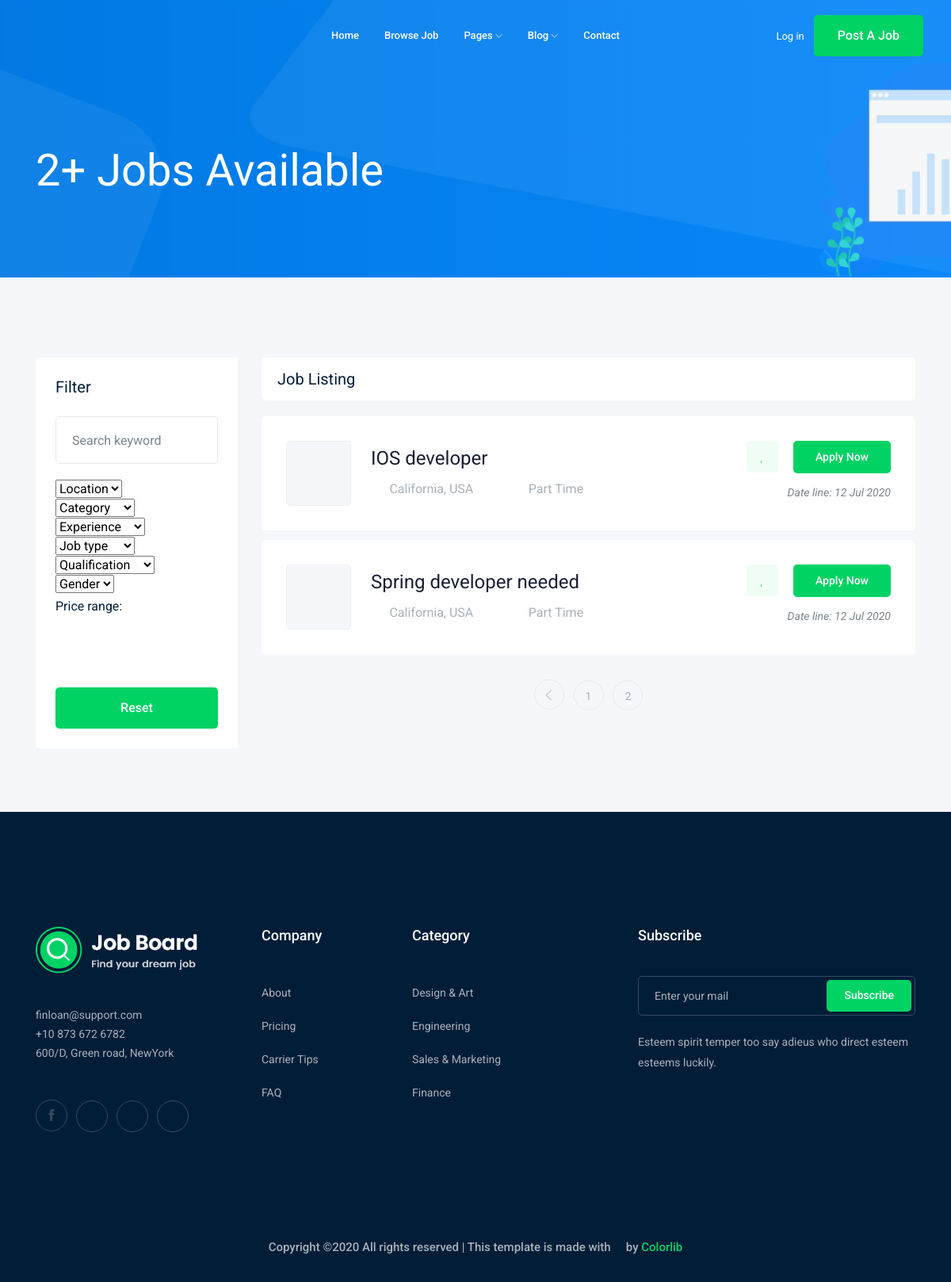
Before: /jobs/?page=2 with the older database file.
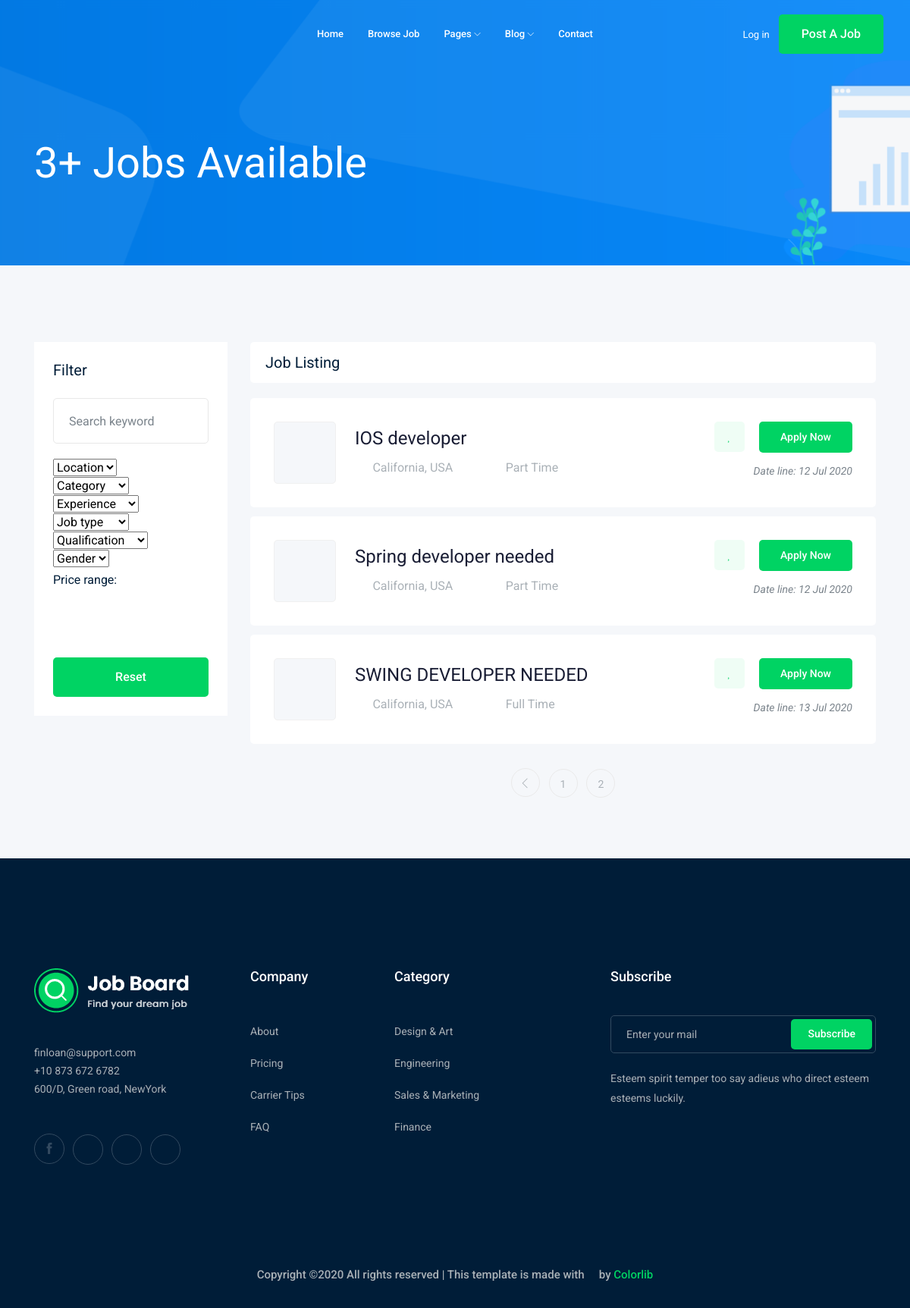
After: the same page with the newer database file.
### job/models.py (models this page shows, shortened)
class Job(models.Model):
    owner = models.ForeignKey(User,related_name='job_owner',on_delete=models.CASCADE )
    title = models.CharField(max_length=80)
    job_type = models.CharField(max_length=20, choices=JOB_TYPE)
    description = models.TextField(max_length=1000)
    published_at = models.DateTimeField(auto_now=True)
    vacancy = models.IntegerField(default=1)
    salary = models.IntegerField(default=0)
    experience = models.IntegerField(default=1)
    category = models.ForeignKey("Category", on_delete=models.CASCADE)
    image = models.ImageField(upload_to=imageUpload)
    slug = models.SlugField(blank=True, null=True)
    def __str__(self):
        return self.title

### job/views.py (the view)
# urls.py: path('',views.jobList,name = "job_list"),
def jobList(request):
    jobList = Job.objects.all() # fetch data ==> model queryset
    paginator = Paginator(jobList, 3)  # Show 25 contacts per page.
    page_number = request.GET.get('page')
    page_obj = paginator.get_page(page_number)
    context={
        'jobs':page_obj
    }
    return render(request,'job/jobList.html',context)

### job/templates/job/jobList.html (shortened to what the changed rows need)
{% extends 'base.html' %}
{% load static %}
{% block body %}
<div class="bradcam_area bradcam_bg_1">
    <div class="container">
        <div class="row">
            <div class="col-xl-12">
                <div class="bradcam_text">
                    <h3>{{jobs|length}}+ Jobs Available</h3>
                </div>
            </div>
        </div>
    </div>
</div>
<div class="job_listing_area plus_padding">
    <div class="container">
        <div class="row">
            <div class="col-lg-9">
                <div class="job_lists m-0">
                    <div class="row">
                        {% for job in jobs %}
                        <div class="col-lg-12 col-md-12">
                            <div class="single_jobs white-bg d-flex justify-content-between">
                                <div class="jobs_left d-flex align-items-center">
                                    <div class="thumb">
                                    </div>
                                    <div class="jobs_conetent">
                                        <a href="{% url 'jobs:jobDetail' job.slug %}"><h4>{{job}}</h4></a>
                                        <div class="links_locat d-flex align-items-center">
                                            <div class="location">
                                                <p><i class="fa fa-map-marker"></i> California, USA</p>
                                            </div>
                                            <div class="location">
                                                <p><i class="fa fa-clock-o"></i>{{job.job_type}}</p>
                                            </div>
                                        </div>
                                    </div>
                                </div>
                                <div class="jobs_right">
                                    <div class="apply_now">
                                        <a class="heart_mark" href="#"> <i class="fa fa-heart"></i> </a>
                                        <a href="{% url 'jobs:jobDetail' job.slug %}" class="boxed-btn3">Apply Now</a>
                                    </div>
                                    <div class="date">
                                        <p>Date line: {{job.published_at|date:'d M o'}}</p>
                                    </div>
                                </div>
                            </div>
                        </div>
                        {%endfor%}
                    </div>
                    {% if jobs.has_other_pages %}
                    <div class="row">
                        <div class="col-lg-12">
                            <div class="pagination_wrap">
                                <ul>
                                    {% for i in jobs.paginator.page_range %}
                                    <li><a href="?page={{i}}"><span>{{i}}</span></a></li>
                                    {% endfor %}
                                </ul>
                            </div>
                        </div>
                    </div>
                    {% endif %}
                </div>
            </div>
        </div>
    </div>
</div>
{% endblock body %}

Changed rows visible on the page:
added Job: title "SWING DEVELOPER NEEDED", job_type "Full Time", published_at "13 Jul 2020"
Other visible differences:
{{ jobs|length }}: "2" → "3"
